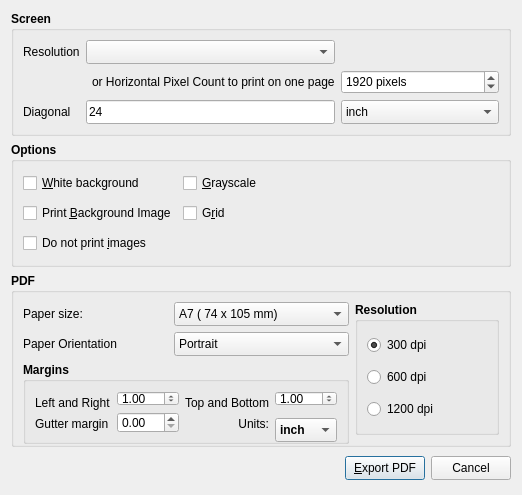
<?xml version="1.0" encoding="UTF-8"?>
<ui version="4.0">
 <class>PdfExportDialog</class>
 <widget class="QDialog" name="PdfExportDialog">
  <property name="geometry">
   <rect>
    <x>0</x>
    <y>0</y>
    <width>522</width>
    <height>495</height>
   </rect>
  </property>
  <property name="minimumSize">
   <size>
    <width>522</width>
    <height>495</height>
   </size>
  </property>
  <property name="maximumSize">
   <size>
    <width>522</width>
    <height>495</height>
   </size>
  </property>
  <property name="windowTitle">
   <string>FalconBoard - PDF Export</string>
  </property>
  <layout class="QVBoxLayout" name="verticalLayout">
   <item>
    <widget class="QGroupBox" name="gbPaper">
     <property name="font">
      <font>
       <weight>75</weight>
       <bold>true</bold>
      </font>
     </property>
     <property name="title">
      <string>Screen</string>
     </property>
     <layout class="QGridLayout" name="gridLayout_2">
      <item row="2" column="0">
       <widget class="QLabel" name="label_2">
        <property name="font">
         <font>
          <weight>50</weight>
          <bold>false</bold>
         </font>
        </property>
        <property name="text">
         <string>Diagonal</string>
        </property>
       </widget>
      </item>
      <item row="0" column="1" colspan="2">
       <widget class="QComboBox" name="cbScreenResolution">
        <property name="minimumSize">
         <size>
          <width>0</width>
          <height>24</height>
         </size>
        </property>
        <property name="font">
         <font>
          <weight>50</weight>
          <bold>false</bold>
         </font>
        </property>
        <property name="currentIndex">
         <number>-1</number>
        </property>
        <property name="placeholderText">
         <string>Select Screen Resolution</string>
        </property>
        <item>
         <property name="text">
          <string>2840 x 2160 (16:9 - 4K)</string>
         </property>
        </item>
        <item>
         <property name="text">
          <string>3440 x 1440 (21:9)</string>
         </property>
        </item>
        <item>
         <property name="text">
          <string>2560 x 1440 (16:9)</string>
         </property>
        </item>
        <item>
         <property name="text">
          <string>2560 x 1080 (21:9)</string>
         </property>
        </item>
        <item>
         <property name="text">
          <string>2048 x 1152 (16:9)</string>
         </property>
        </item>
        <item>
         <property name="text">
          <string>1920 x 1200 (16:10)</string>
         </property>
        </item>
        <item>
         <property name="text">
          <string>1920 x 1080 (16:9 - Full HD)</string>
         </property>
        </item>
        <item>
         <property name="text">
          <string>1680 x 1050 (16:10)</string>
         </property>
        </item>
        <item>
         <property name="text">
          <string>1600 x 900 (16:9)</string>
         </property>
        </item>
        <item>
         <property name="text">
          <string>1536 x 864 (16 x 9)</string>
         </property>
        </item>
        <item>
         <property name="text">
          <string>1440 x 900 (16:10)</string>
         </property>
        </item>
        <item>
         <property name="text">
          <string>1366:768 (16:9)</string>
         </property>
        </item>
        <item>
         <property name="text">
          <string>1360 x 768 (16:9)</string>
         </property>
        </item>
        <item>
         <property name="text">
          <string>1280 x 1024 (5:4)</string>
         </property>
        </item>
        <item>
         <property name="text">
          <string>1280 x 800 (16:10)</string>
         </property>
        </item>
        <item>
         <property name="text">
          <string>1280 x 720 (16:9)</string>
         </property>
        </item>
        <item>
         <property name="text">
          <string>1024 x 768 (4:3)</string>
         </property>
        </item>
        <item>
         <property name="text">
          <string>800 x 600 (4:3)</string>
         </property>
        </item>
        <item>
         <property name="text">
          <string>640 x 360 (16:9</string>
         </property>
        </item>
       </widget>
      </item>
      <item row="0" column="0">
       <widget class="QLabel" name="label">
        <property name="font">
         <font>
          <weight>50</weight>
          <bold>false</bold>
         </font>
        </property>
        <property name="text">
         <string>Resolution</string>
        </property>
       </widget>
      </item>
      <item row="2" column="1" colspan="2">
       <widget class="QLineEdit" name="edtScreenDiag">
        <property name="minimumSize">
         <size>
          <width>0</width>
          <height>24</height>
         </size>
        </property>
        <property name="font">
         <font>
          <weight>50</weight>
          <bold>false</bold>
         </font>
        </property>
        <property name="text">
         <string>24</string>
        </property>
       </widget>
      </item>
      <item row="0" column="3">
       <spacer name="horizontalSpacer">
        <property name="orientation">
         <enum>Qt::Horizontal</enum>
        </property>
        <property name="sizeHint" stdset="0">
         <size>
          <width>107</width>
          <height>20</height>
         </size>
        </property>
       </spacer>
      </item>
      <item row="2" column="3">
       <widget class="QComboBox" name="cbUnit">
        <property name="minimumSize">
         <size>
          <width>0</width>
          <height>24</height>
         </size>
        </property>
        <property name="font">
         <font>
          <weight>50</weight>
          <bold>false</bold>
         </font>
        </property>
        <item>
         <property name="text">
          <string>inch</string>
         </property>
        </item>
        <item>
         <property name="text">
          <string>cm</string>
         </property>
        </item>
        <item>
         <property name="text">
          <string>mm</string>
         </property>
        </item>
       </widget>
      </item>
      <item row="1" column="3">
       <widget class="QSpinBox" name="sbHorizPixels">
        <property name="minimumSize">
         <size>
          <width>0</width>
          <height>24</height>
         </size>
        </property>
        <property name="font">
         <font>
          <weight>50</weight>
          <bold>false</bold>
         </font>
        </property>
        <property name="suffix">
         <string> pixels</string>
        </property>
        <property name="minimum">
         <number>300</number>
        </property>
        <property name="maximum">
         <number>16355</number>
        </property>
        <property name="singleStep">
         <number>11</number>
        </property>
        <property name="value">
         <number>1920</number>
        </property>
        <property name="displayIntegerBase">
         <number>10</number>
        </property>
       </widget>
      </item>
      <item row="1" column="2">
       <widget class="QLabel" name="label_5">
        <property name="font">
         <font>
          <weight>50</weight>
          <bold>false</bold>
         </font>
        </property>
        <property name="text">
         <string>or Horizontal Pixel Count to print on one page</string>
        </property>
       </widget>
      </item>
     </layout>
    </widget>
   </item>
   <item>
    <widget class="QGroupBox" name="groupBox">
     <property name="minimumSize">
      <size>
       <width>0</width>
       <height>0</height>
      </size>
     </property>
     <property name="font">
      <font>
       <weight>75</weight>
       <bold>true</bold>
      </font>
     </property>
     <property name="title">
      <string>Options</string>
     </property>
     <layout class="QGridLayout" name="gridLayout_3">
      <item row="0" column="0">
       <widget class="QCheckBox" name="chkWhiteBackground">
        <property name="minimumSize">
         <size>
          <width>0</width>
          <height>24</height>
         </size>
        </property>
        <property name="font">
         <font>
          <weight>50</weight>
          <bold>false</bold>
         </font>
        </property>
        <property name="text">
         <string>&amp;White background</string>
        </property>
       </widget>
      </item>
      <item row="0" column="1" colspan="2">
       <widget class="QCheckBox" name="chkGrayscale">
        <property name="minimumSize">
         <size>
          <width>0</width>
          <height>24</height>
         </size>
        </property>
        <property name="font">
         <font>
          <weight>50</weight>
          <bold>false</bold>
         </font>
        </property>
        <property name="text">
         <string>&amp;Grayscale</string>
        </property>
       </widget>
      </item>
      <item row="0" column="3">
       <spacer name="horizontalSpacer_3">
        <property name="orientation">
         <enum>Qt::Horizontal</enum>
        </property>
        <property name="sizeHint" stdset="0">
         <size>
          <width>262</width>
          <height>20</height>
         </size>
        </property>
       </spacer>
      </item>
      <item row="1" column="0">
       <widget class="QCheckBox" name="chkPrintBackgroundImage">
        <property name="minimumSize">
         <size>
          <width>0</width>
          <height>24</height>
         </size>
        </property>
        <property name="font">
         <font>
          <weight>50</weight>
          <bold>false</bold>
         </font>
        </property>
        <property name="text">
         <string>Print &amp;Background Image</string>
        </property>
       </widget>
      </item>
      <item row="1" column="1">
       <widget class="QCheckBox" name="chkGrid">
        <property name="font">
         <font>
          <weight>50</weight>
          <bold>false</bold>
         </font>
        </property>
        <property name="text">
         <string>G&amp;rid</string>
        </property>
       </widget>
      </item>
      <item row="1" column="2" colspan="2">
       <spacer name="horizontalSpacer_2">
        <property name="orientation">
         <enum>Qt::Horizontal</enum>
        </property>
        <property name="sizeHint" stdset="0">
         <size>
          <width>290</width>
          <height>20</height>
         </size>
        </property>
       </spacer>
      </item>
      <item row="2" column="0">
       <widget class="QCheckBox" name="chkDontPrintImages">
        <property name="minimumSize">
         <size>
          <width>0</width>
          <height>24</height>
         </size>
        </property>
        <property name="font">
         <font>
          <weight>50</weight>
          <bold>false</bold>
         </font>
        </property>
        <property name="text">
         <string>Do not print &amp;images</string>
        </property>
       </widget>
      </item>
      <item row="2" column="1" colspan="3">
       <spacer name="horizontalSpacer_4">
        <property name="orientation">
         <enum>Qt::Horizontal</enum>
        </property>
        <property name="sizeHint" stdset="0">
         <size>
          <width>93</width>
          <height>15</height>
         </size>
        </property>
       </spacer>
      </item>
     </layout>
    </widget>
   </item>
   <item>
    <widget class="QGroupBox" name="gbExportPdf">
     <property name="font">
      <font>
       <weight>75</weight>
       <bold>true</bold>
      </font>
     </property>
     <property name="title">
      <string>PDF</string>
     </property>
     <layout class="QGridLayout" name="gridLayout">
      <item row="0" column="0">
       <widget class="QLabel" name="label_6">
        <property name="minimumSize">
         <size>
          <width>0</width>
          <height>24</height>
         </size>
        </property>
        <property name="font">
         <font>
          <weight>50</weight>
          <bold>false</bold>
         </font>
        </property>
        <property name="text">
         <string>Paper size:</string>
        </property>
       </widget>
      </item>
      <item row="0" column="1">
       <widget class="QComboBox" name="cbPdfPaperSize">
        <property name="minimumSize">
         <size>
          <width>0</width>
          <height>24</height>
         </size>
        </property>
        <property name="font">
         <font>
          <weight>50</weight>
          <bold>false</bold>
         </font>
        </property>
        <property name="currentIndex">
         <number>0</number>
        </property>
        <item>
         <property name="text">
          <string>A7 ( 74 x 105 mm)</string>
         </property>
        </item>
        <item>
         <property name="text">
          <string>A6 (105 x 148 mm)</string>
         </property>
        </item>
        <item>
         <property name="text">
          <string>A5 (148 x 210 mm)</string>
         </property>
        </item>
        <item>
         <property name="text">
          <string>A4 (210 x 297 mm)</string>
         </property>
        </item>
        <item>
         <property name="text">
          <string>A3 (297 x 420 mm)</string>
         </property>
        </item>
        <item>
         <property name="text">
          <string>A2 (420 x 594 mm)</string>
         </property>
        </item>
        <item>
         <property name="text">
          <string>A1 (594 x 841 mm)</string>
         </property>
        </item>
        <item>
         <property name="text">
          <string>A0 (841 x 1189 mm)</string>
         </property>
        </item>
        <item>
         <property name="text">
          <string>B7 (88 x 125 mm)</string>
         </property>
        </item>
        <item>
         <property name="text">
          <string>B6 (125 x 176 mm)</string>
         </property>
        </item>
        <item>
         <property name="text">
          <string>B5 (176 x 250 mm)</string>
         </property>
        </item>
        <item>
         <property name="text">
          <string>B4 (250 x 353 mm)</string>
         </property>
        </item>
        <item>
         <property name="text">
          <string>B3 (353 x 500 mm)</string>
         </property>
        </item>
        <item>
         <property name="text">
          <string>B2 (500 x 707 mm)</string>
         </property>
        </item>
        <item>
         <property name="text">
          <string>B1 (707 x 1000 mm)</string>
         </property>
        </item>
        <item>
         <property name="text">
          <string>B0 (1000 x 1414 mm)</string>
         </property>
        </item>
        <item>
         <property name="text">
          <string>US Letter (8 1/2 x 11 in)</string>
         </property>
        </item>
        <item>
         <property name="text">
          <string>Legal (2 1/2 x 14 in)</string>
         </property>
        </item>
        <item>
         <property name="text">
          <string>Stationary (5 1/2 x 8 1/2 in)</string>
         </property>
        </item>
       </widget>
      </item>
      <item row="0" column="2" rowspan="3">
       <widget class="QGroupBox" name="groupBox_2">
        <property name="title">
         <string>Resolution</string>
        </property>
        <layout class="QVBoxLayout" name="verticalLayout_2">
         <item>
          <widget class="QRadioButton" name="rb300">
           <property name="minimumSize">
            <size>
             <width>0</width>
             <height>24</height>
            </size>
           </property>
           <property name="font">
            <font>
             <weight>50</weight>
             <bold>false</bold>
            </font>
           </property>
           <property name="text">
            <string>300 dpi</string>
           </property>
           <property name="checked">
            <bool>true</bool>
           </property>
          </widget>
         </item>
         <item>
          <widget class="QRadioButton" name="rb600">
           <property name="minimumSize">
            <size>
             <width>0</width>
             <height>24</height>
            </size>
           </property>
           <property name="font">
            <font>
             <weight>50</weight>
             <bold>false</bold>
            </font>
           </property>
           <property name="text">
            <string>600 dpi</string>
           </property>
          </widget>
         </item>
         <item>
          <widget class="QRadioButton" name="rb1200">
           <property name="minimumSize">
            <size>
             <width>0</width>
             <height>24</height>
            </size>
           </property>
           <property name="font">
            <font>
             <weight>50</weight>
             <bold>false</bold>
            </font>
           </property>
           <property name="text">
            <string>1200 dpi</string>
           </property>
           <property name="checked">
            <bool>false</bool>
           </property>
          </widget>
         </item>
        </layout>
       </widget>
      </item>
      <item row="1" column="0">
       <widget class="QLabel" name="label_4">
        <property name="minimumSize">
         <size>
          <width>0</width>
          <height>24</height>
         </size>
        </property>
        <property name="font">
         <font>
          <weight>50</weight>
          <bold>false</bold>
         </font>
        </property>
        <property name="text">
         <string>Paper Orientation</string>
        </property>
       </widget>
      </item>
      <item row="1" column="1">
       <widget class="QComboBox" name="cbOrientation">
        <property name="minimumSize">
         <size>
          <width>0</width>
          <height>24</height>
         </size>
        </property>
        <property name="font">
         <font>
          <weight>50</weight>
          <bold>false</bold>
         </font>
        </property>
        <item>
         <property name="text">
          <string>Portrait</string>
         </property>
        </item>
        <item>
         <property name="text">
          <string>Landscape</string>
         </property>
        </item>
       </widget>
      </item>
      <item row="2" column="0" colspan="2">
       <widget class="QGroupBox" name="groupBox_3">
        <property name="minimumSize">
         <size>
          <width>0</width>
          <height>82</height>
         </size>
        </property>
        <property name="title">
         <string>Margins</string>
        </property>
        <layout class="QGridLayout" name="gridLayout_4">
         <item row="0" column="0">
          <widget class="QLabel" name="label_8">
           <property name="minimumSize">
            <size>
             <width>0</width>
             <height>24</height>
            </size>
           </property>
           <property name="font">
            <font>
             <weight>50</weight>
             <bold>false</bold>
            </font>
           </property>
           <property name="text">
            <string>Left and Right</string>
           </property>
          </widget>
         </item>
         <item row="0" column="1">
          <widget class="QDoubleSpinBox" name="sbMarginLR">
           <property name="font">
            <font>
             <weight>50</weight>
             <bold>false</bold>
            </font>
           </property>
           <property name="singleStep">
            <double>0.050000000000000</double>
           </property>
           <property name="stepType">
            <enum>QAbstractSpinBox::DefaultStepType</enum>
           </property>
           <property name="value">
            <double>1.000000000000000</double>
           </property>
          </widget>
         </item>
         <item row="0" column="2">
          <widget class="QLabel" name="label_9">
           <property name="minimumSize">
            <size>
             <width>0</width>
             <height>24</height>
            </size>
           </property>
           <property name="font">
            <font>
             <weight>50</weight>
             <bold>false</bold>
            </font>
           </property>
           <property name="text">
            <string>Top and Bottom</string>
           </property>
          </widget>
         </item>
         <item row="0" column="3">
          <widget class="QDoubleSpinBox" name="sbMarginTB">
           <property name="font">
            <font>
             <weight>50</weight>
             <bold>false</bold>
            </font>
           </property>
           <property name="singleStep">
            <double>0.050000000000000</double>
           </property>
           <property name="value">
            <double>1.000000000000000</double>
           </property>
          </widget>
         </item>
         <item row="1" column="0" rowspan="2">
          <widget class="QLabel" name="label_10">
           <property name="minimumSize">
            <size>
             <width>0</width>
             <height>24</height>
            </size>
           </property>
           <property name="font">
            <font>
             <weight>50</weight>
             <bold>false</bold>
            </font>
           </property>
           <property name="text">
            <string>Gutter margin</string>
           </property>
          </widget>
         </item>
         <item row="1" column="1" rowspan="2">
          <widget class="QDoubleSpinBox" name="sbGutterMargin">
           <property name="font">
            <font>
             <weight>50</weight>
             <bold>false</bold>
            </font>
           </property>
           <property name="singleStep">
            <double>0.050000000000000</double>
           </property>
           <property name="stepType">
            <enum>QAbstractSpinBox::DefaultStepType</enum>
           </property>
           <property name="value">
            <double>0.000000000000000</double>
           </property>
          </widget>
         </item>
         <item row="1" column="2" rowspan="2">
          <widget class="QLabel" name="label_11">
           <property name="minimumSize">
            <size>
             <width>0</width>
             <height>24</height>
            </size>
           </property>
           <property name="font">
            <font>
             <weight>50</weight>
             <bold>false</bold>
            </font>
           </property>
           <property name="text">
            <string>Units:</string>
           </property>
           <property name="alignment">
            <set>Qt::AlignRight|Qt::AlignTrailing|Qt::AlignVCenter</set>
           </property>
          </widget>
         </item>
         <item row="2" column="3">
          <widget class="QComboBox" name="cbPdfUnit">
           <property name="minimumSize">
            <size>
             <width>0</width>
             <height>24</height>
            </size>
           </property>
           <property name="currentIndex">
            <number>0</number>
           </property>
           <item>
            <property name="text">
             <string>inch</string>
            </property>
           </item>
           <item>
            <property name="text">
             <string>cm</string>
            </property>
           </item>
          </widget>
         </item>
        </layout>
       </widget>
      </item>
     </layout>
    </widget>
   </item>
   <item>
    <layout class="QHBoxLayout">
     <property name="spacing">
      <number>6</number>
     </property>
     <property name="leftMargin">
      <number>0</number>
     </property>
     <property name="topMargin">
      <number>0</number>
     </property>
     <property name="rightMargin">
      <number>0</number>
     </property>
     <property name="bottomMargin">
      <number>0</number>
     </property>
     <item>
      <spacer>
       <property name="orientation">
        <enum>Qt::Horizontal</enum>
       </property>
       <property name="sizeHint" stdset="0">
        <size>
         <width>131</width>
         <height>31</height>
        </size>
       </property>
      </spacer>
     </item>
     <item>
      <widget class="QPushButton" name="btnExportPdf">
       <property name="minimumSize">
        <size>
         <width>0</width>
         <height>24</height>
        </size>
       </property>
       <property name="text">
        <string>&amp;Export PDF</string>
       </property>
      </widget>
     </item>
     <item>
      <widget class="QPushButton" name="cancelButton">
       <property name="minimumSize">
        <size>
         <width>0</width>
         <height>24</height>
        </size>
       </property>
       <property name="text">
        <string>Cancel</string>
       </property>
      </widget>
     </item>
    </layout>
   </item>
  </layout>
 </widget>
 <resources/>
 <connections>
  <connection>
   <sender>cancelButton</sender>
   <signal>clicked()</signal>
   <receiver>PdfExportDialog</receiver>
   <slot>reject()</slot>
   <hints>
    <hint type="sourcelabel">
     <x>369</x>
     <y>253</y>
    </hint>
    <hint type="destinationlabel">
     <x>179</x>
     <y>282</y>
    </hint>
   </hints>
  </connection>
 </connections>
</ui>
